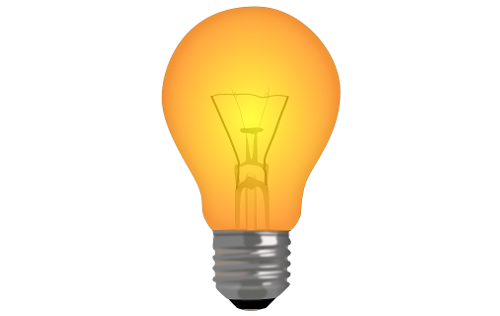
#> input picture lampada.png, 500 x 316 px
$ python exercicio2.py
#> lines starting #> are read from the running program, lines starting #| are printed output that depends on the picture
import numpy as np
import cv2

imagem = cv2.imread('lampada.png')
#> imagem is the input picture: shape (316, 500, 3); mean B, G, R 213, 237.4, 249.5

altura, largura = imagem.shape[:2]
#> altura = 316; largura = 500
print(altura)
#| 316
print(largura)
#| 500
ponto = (largura /2, altura/2)
#> ponto = (250, 158)
rotacao = cv2.getRotationMatrix2D(ponto, 270, 1.0  )
rotacionando = cv2.warpAffine( imagem, rotacao, (largura, altura))
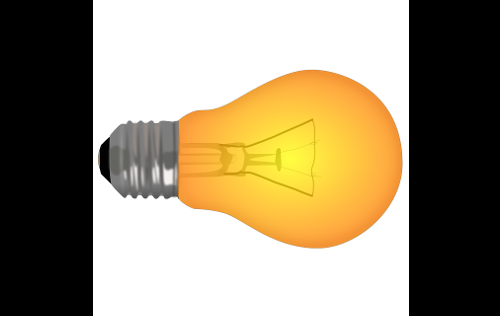
#> rotacionando: shape (316, 500, 3); mean B, G, R 119.1, 143.6, 155.6
cv2.imshow('Imagem Rotacionada ', rotacionando)


#cv2.imshow('imagem',imagem)
